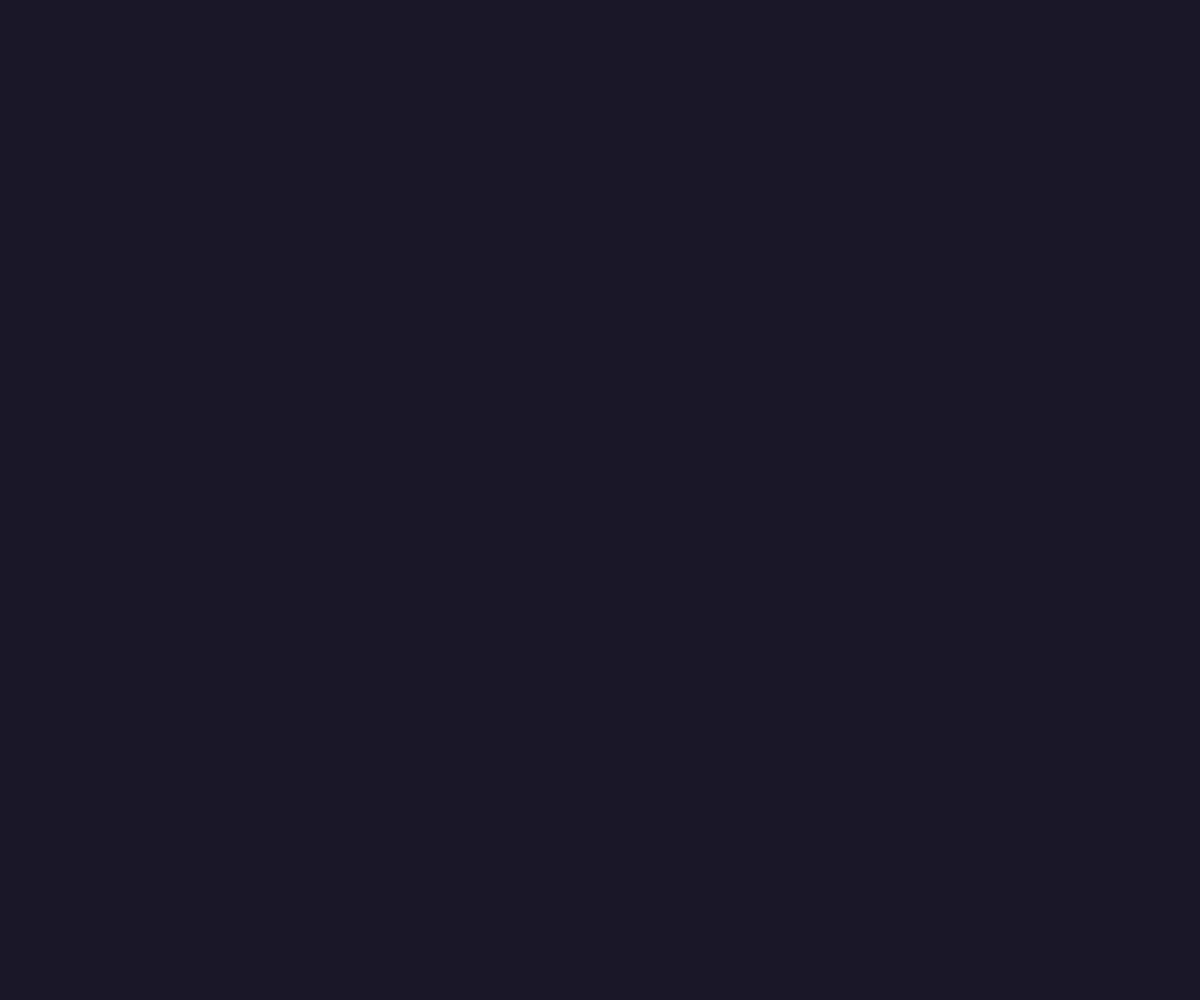
Frame 1 (no input)
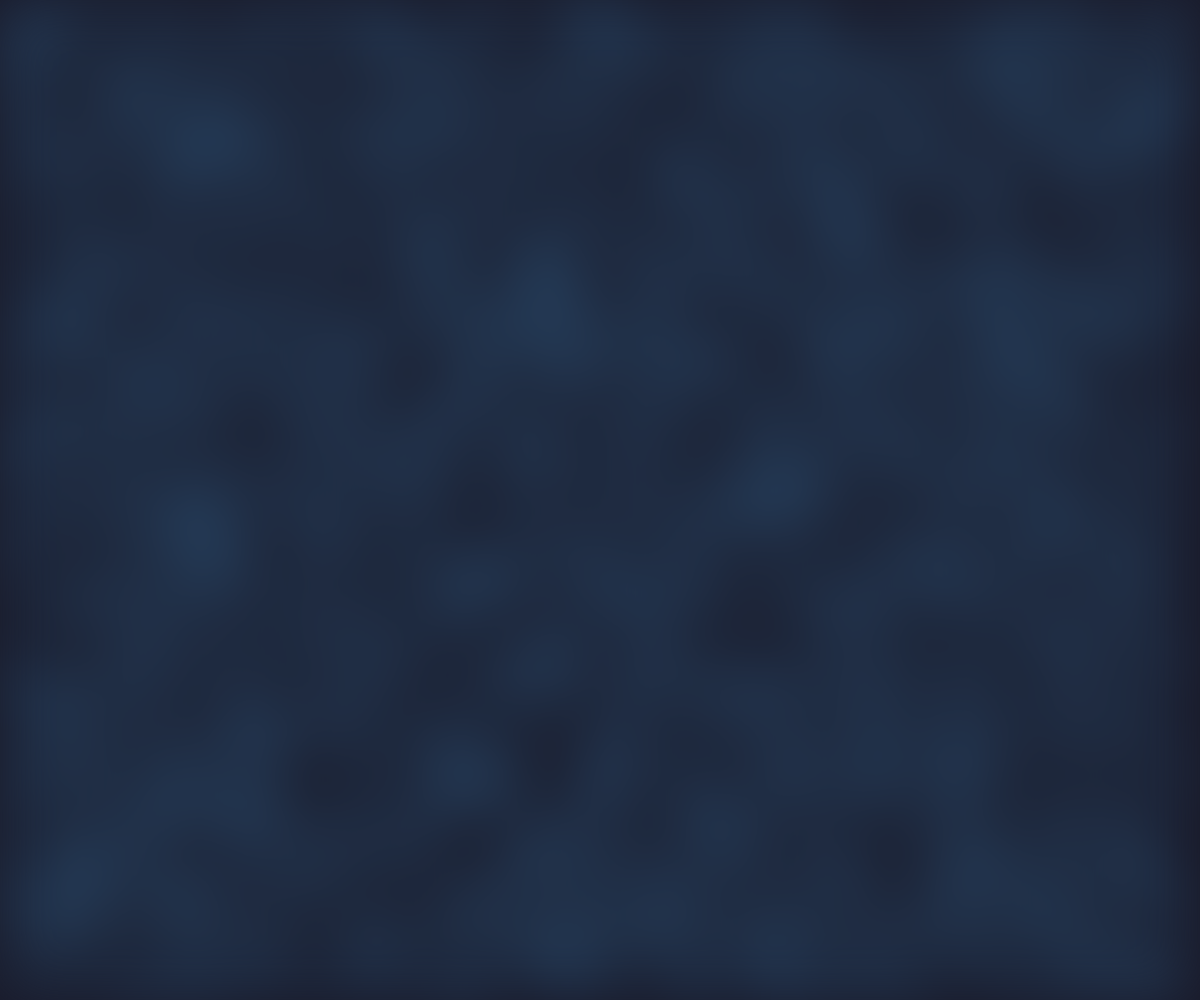
Frame 60 (no input)
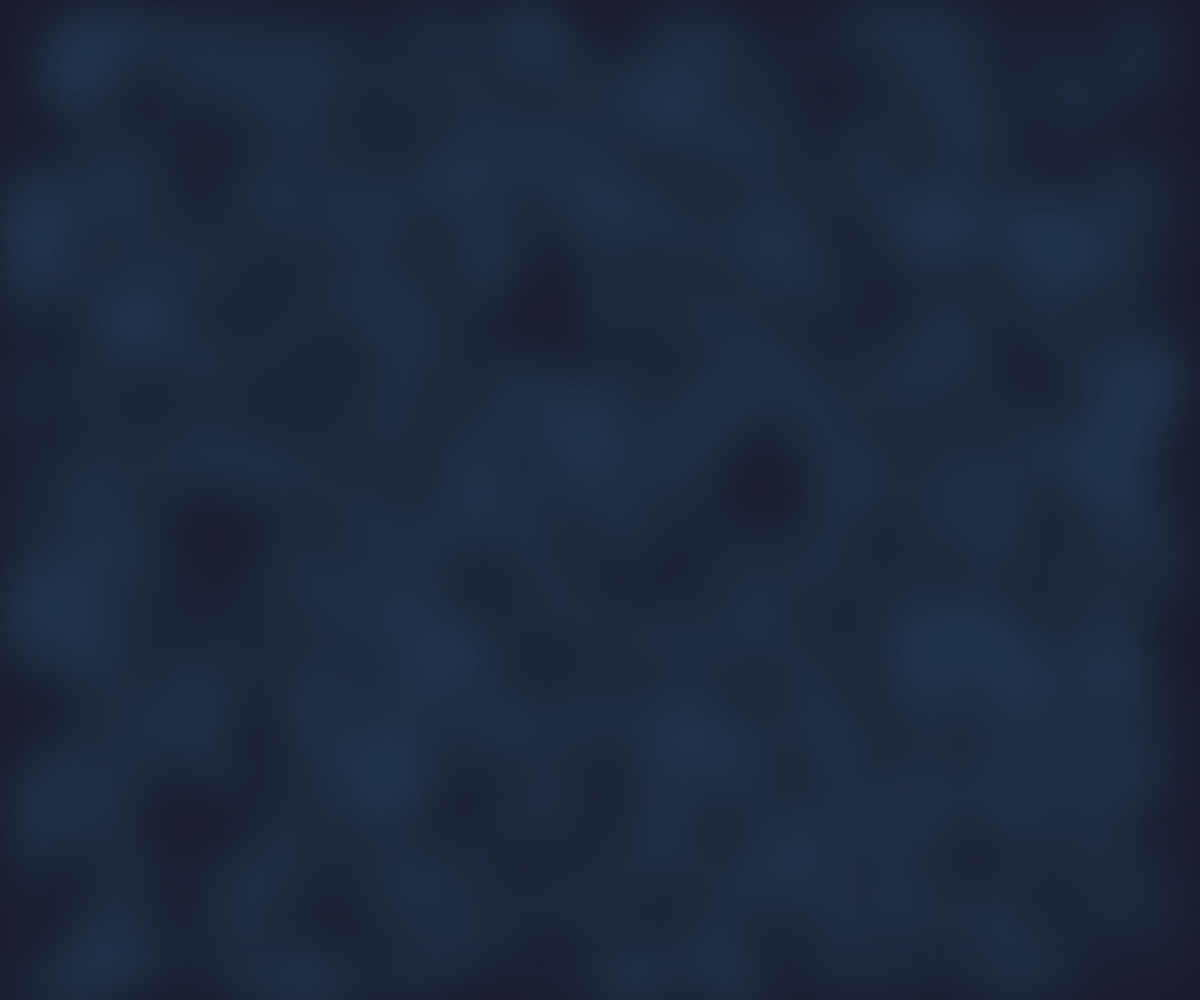
Frame 120 (the mouse pressed at the canvas centre since frame 60)

The p5.js sketch that drew these frames (run headless with seeded random() and noise() and a simulated clock; from frame 60 on, the mouse is pressed at the canvas centre):

// p5.js sketch
// ── sketch.js
let grid;
let dotts = [];
let maxRadius;

let blurAmount = 30; // Adjust blur intensity

function setup() {
  createCanvas(windowWidth, windowHeight);
	
	pixelDensity(1); // Important for consistent filter effects
  dotCanvas = createGraphics(width, height);
	
	bgcolor = color(25, 25, 40)
  background(bgcolor);
  grid =30;
  maxRadius = grid/1;
	defColor = color(64, 135, 194);
  
  // Create all dotts with initial properties
  for (let i = 0; i < width; i += grid) {
    for (let j = 0; j < height; j += grid) {
      let dott = {
        x: i,
        y: j,
        targetRadius: maxRadius * random(0.7,0.8),
        currentRadius: 0,
        animationDuration: random(500, 2000), // Random time between 0.5s and 2s
        startTime: millis(),
        color: color(random(150, 200)),
				displayColor: color(random(150, 200))
      };
      dotts.push(dott);
    }
  }
  
  // Enable animation
  frameRate(60);
  loop();
  
  noStroke();
}

function draw() {
  background(25, 25, 40);
	dotCanvas.background(25, 25, 40);
  
  // Update and draw all dotts
  for (let dott of dotts) {
    // Calculate normal animation progress
    let elapsed = (millis() - dott.startTime) % (dott.animationDuration * 2);
    let normalProgress;
    
    if (elapsed < dott.animationDuration) {
      // Expanding phase
      normalProgress = elapsed / dott.animationDuration;
    } else {
      // Contracting phase
      normalProgress = 2 - (elapsed / dott.animationDuration);
    }
    
    // Base radius from animation
    let baseRadius = normalProgress * dott.targetRadius;
    
    // Calculate distance from mouse
    let distance = dist(mouseX, mouseY, dott.x, dott.y);
    let mouseInfluenceRadius = 300; // Radius of mouse influence
    let mouseEffect = 0;
    
    if (distance < mouseInfluenceRadius) {
      // Calculate mouse effect with falloff (1 at center, 0 at edge)
    //  mouseEffect = 1 - (distance / mouseInfluenceRadius);
      
      // Apply mouse effect (expand to maximum radius based on proximity)
     
		//	dott.currentRadius = lerp(baseRadius, maxRadius, mouseEffect);
			
			
			// Change color based on mouse proximity
		//	let highlightColor = color(255); // Red highlight color
		//	dott.displayColor = lerpColor(dott.color, highlightColor, mouseEffect);
			dott.currentRadius = baseRadius;
			dott.displayColor = defColor;
    } else {
      dott.currentRadius = baseRadius;
			dott.displayColor = defColor;
    }
    
    // Draw the dot
    dotCanvas.fill(dott.displayColor);
    dotCanvas.ellipse(dott.x, dott.y, dott.currentRadius, dott.currentRadius);
  }
	push();
  drawingContext.filter = `blur(${blurAmount}px)`;
  image(dotCanvas, 0, 0);
  pop();
}

function windowResized() {
  resizeCanvas(windowWidth, windowHeight);
  
  // Clear and regenerate dotts for new window size
  dotts = [];
  for (let i = 0; i < width; i += grid) {
    for (let j = 0; j < height; j += grid) {
      let dott = {
        x: i,
        y: j,
        targetRadius: random(0, maxRadius),
        currentRadius: 0,
        animationDuration: random(500, 2000),
        startTime: millis(),
        color: color(random(150, 200)),
				displayColor: color(random(150, 200))
      };
      dotts.push(dott);
    }
  }
}
// ── styles.css
* {
    margin: 0;
    padding: 0;
    box-sizing: border-box;
}

body {
    font-family: 'Arial', sans-serif;
    overflow: hidden;
    color: DarkKhaki;
    background-color: DarkSlateGrey;
}

#canvas-container {
    position: fixed;
    top: 0;
    left: 0;
    width: 100%;
    height: 100%;
    z-index: -1;
}

.content {
    position: relative;
    text-align: center;
    padding: 20px;
    z-index: 1;
    display: flex;
    flex-direction: column;
    justify-content: center;
    align-items: center;
    height: 100vh;
}

h1 {
    font-size: 3rem;
    margin-bottom: 1rem;
    
}

h2 {
    font-size: 1.5rem;
    max-width: 600px;
}
